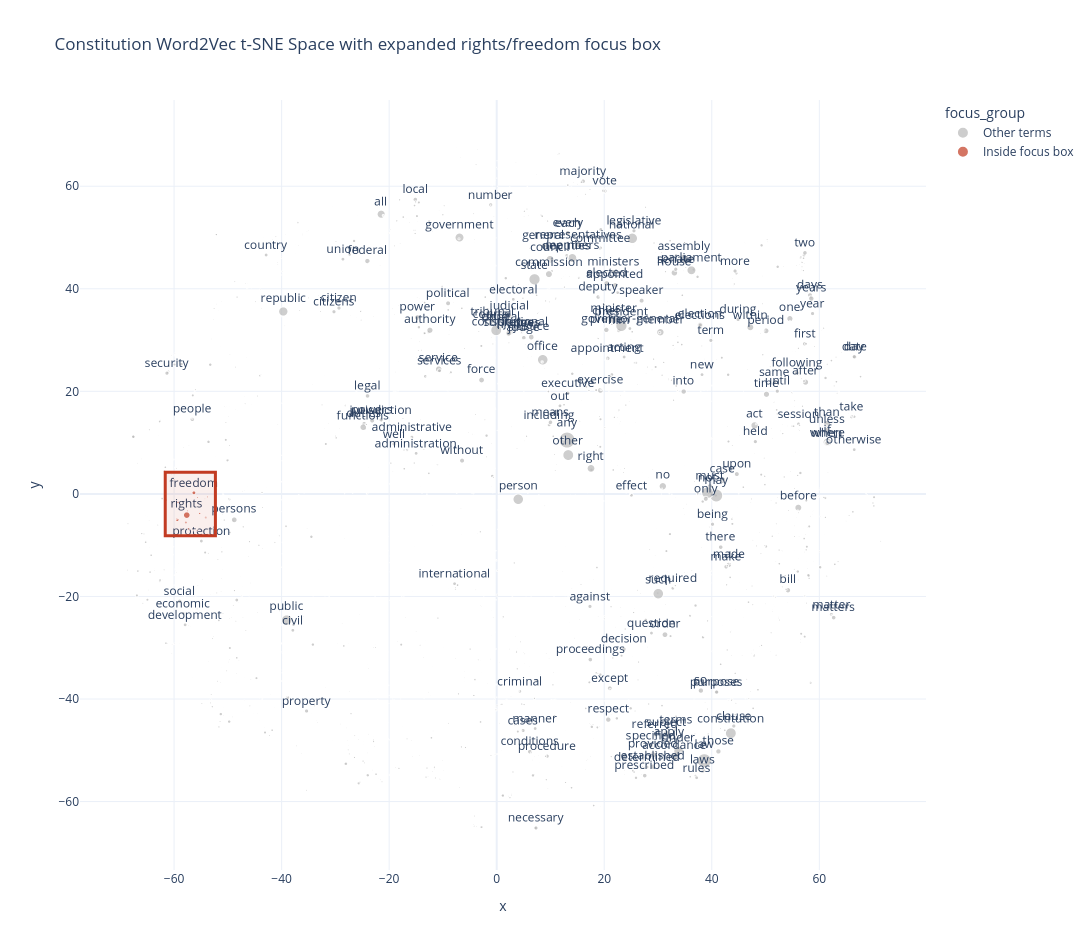
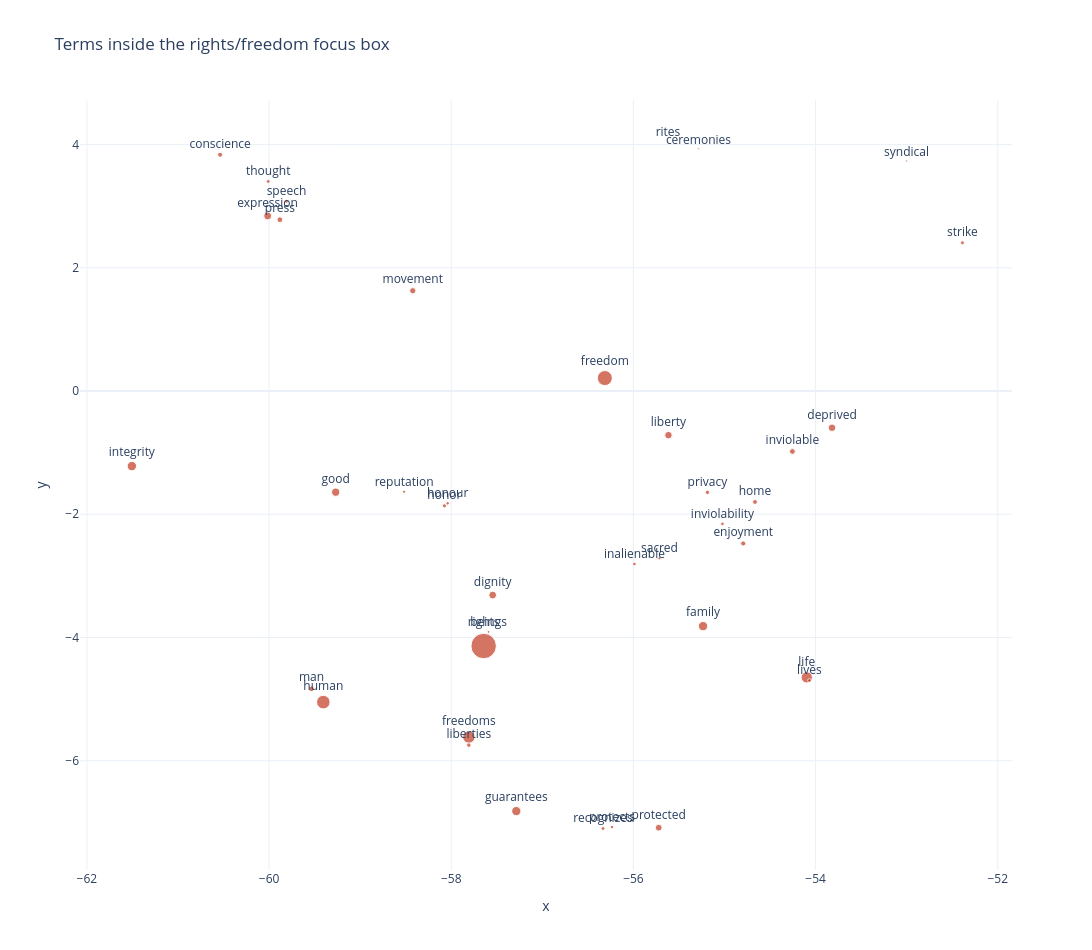

Notebook cell for these charts, in order:
### Markdown cell above
## Plot t-SNE

The t-SNE figure is best read as a semantic neighborhood display rather than an axis-based model summary. The plotted points are terms, not constitutions or articles, so any coloring by metadata has to be joined back in afterward through corpus usage rather than being learned directly by the embedding.

### Code cell
# Plot the full embedding space and highlight the rights/freedom neighborhood.
TSNE_PLOT = VOCAB_W2V_TSNE.reset_index().copy()
TSNE_PLOT['label_term'] = ''
TOP_LABEL_TERMS = TSNE_PLOT.nlargest(175, 'n')['term_str']
TSNE_PLOT.loc[TSNE_PLOT['term_str'].isin(TOP_LABEL_TERMS), 'label_term'] = TSNE_PLOT['term_str']

focus_terms = ['rights', 'freedom']
focus_points = TSNE_PLOT.loc[TSNE_PLOT['term_str'].isin(focus_terms)].copy()
missing_focus = sorted(set(focus_terms) - set(focus_points['term_str']))
W2V_TSNE_FIG = None
W2V_TSNE_FOCUS_FIG = None

if missing_focus:
    print(f'Skipping focus-box plot because these terms are missing from the vocabulary: {missing_focus}')
    fig = px.scatter(
        TSNE_PLOT,
        x='x',
        y='y',
        text='label_term',
        hover_name='term_str',
        hover_data={'n': True, 'df': True, 'i': ':.2f'},
        size='n',
        size_max=16,
        height=950,
        width=1200,
        title='Constitution Word2Vec t-SNE Space'
    )
    fig.update_traces(textposition='top center')
    fig.update_layout(template='plotly_white')
    W2V_TSNE_FIG = fig
    fig.show()
else:
    span_x = max(focus_points['x'].max() - focus_points['x'].min(), 1e-6)
    span_y = max(focus_points['y'].max() - focus_points['y'].min(), 1e-6)
    pad_x = max(span_x * 0.6, 4)
    pad_y = max(span_y * 0.6, 4)
    x0 = focus_points['x'].min() - pad_x
    x1 = focus_points['x'].max() + pad_x
    y0 = focus_points['y'].min() - pad_y
    y1 = focus_points['y'].max() + pad_y

    in_focus_box = TSNE_PLOT['x'].between(x0, x1) & TSNE_PLOT['y'].between(y0, y1)
    TSNE_PLOT['focus_group'] = 'Other terms'
    TSNE_PLOT.loc[in_focus_box, 'focus_group'] = 'Inside focus box'

    fig = px.scatter(
        TSNE_PLOT,
        x='x',
        y='y',
        color='focus_group',
        color_discrete_map={'Other terms': '#b8b8b8', 'Inside focus box': '#c23b22'},
        text='label_term',
        hover_name='term_str',
        hover_data={'n': True, 'df': True, 'i': ':.2f', 'focus_group': False},
        size='n',
        size_max=16,
        height=950,
        width=1200,
        title='Constitution Word2Vec t-SNE Space with expanded rights/freedom focus box'
    )
    fig.add_shape(
        type='rect',
        x0=x0,
        x1=x1,
        y0=y0,
        y1=y1,
        line=dict(color='#c23b22', width=3),
        fillcolor='rgba(194, 59, 34, 0.08)'
    )
    fig.update_traces(textposition='top center')
    fig.update_layout(template='plotly_white')
    W2V_TSNE_FIG = fig
    fig.show()

    focus_only = TSNE_PLOT.loc[in_focus_box].copy()
    focus_only['focus_label'] = focus_only['term_str']

    fig_focus_only = px.scatter(
        focus_only,
        x='x',
        y='y',
        text='focus_label',
        hover_name='term_str',
        hover_data={'n': True, 'df': True, 'i': ':.2f'},
        size='n',
        size_max=18,
        height=950,
        width=1200,
        title='Terms inside the rights/freedom focus box'
    )
    fig_focus_only.update_traces(marker=dict(color='#c23b22'), textposition='top center')
    fig_focus_only.update_layout(template='plotly_white')
    W2V_TSNE_FOCUS_FIG = fig_focus_only
    fig_focus_only.show()

### Figure 1 — Plotly figure (JSON) as saved in the notebook; plotly's stock layout.template omitted (floating-point values rounded to 4 significant figures; data arrays with more than 128 entries replaced by an {"elided": "..."} marker saying what was removed)
{"data": [{"customdata": {"elided": "5583x4 mixed values"}, "hovertemplate": "<b>%{hovertext}</b><br><br>x=%{x}<br>y=%{y}<br>n=%{customdata[0]}<br>label_term=%{text}<br>df=%{customdata[1]}<br>i=%{customdata[2]:.2f}<extra></extra>", "hovertext": {"elided": "5583 str values"}, "legendgroup": "Other terms", "marker": {"color": "#b8b8b8", "size": {"elided": "5583 int values"}, "sizemode": "area", "sizeref": 144.4, "symbol": "circle"}, "mode": "markers+text", "name": "Other terms", "showlegend": true, "text": {"elided": "5583 str values"}, "textposition": "top center", "type": "scattergl", "x": {"elided": "5583 float values"}, "xaxis": "x", "y": {"elided": "5583 float values"}, "yaxis": "y"}, {"customdata": {"elided": "39x4 mixed values"}, "hovertemplate": "<b>%{hovertext}</b><br><br>x=%{x}<br>y=%{y}<br>n=%{customdata[0]}<br>label_term=%{text}<br>df=%{customdata[1]}<br>i=%{customdata[2]:.2f}<extra></extra>", "hovertext": ["beings", "ceremonies", "conscience", "deprived", "dignity", "enjoyment", "expression", "family", "freedom", "freedoms", "good", "guarantees", "home", "honor", "honour", "human", "inalienable", "integrity", "inviolability", "inviolable", "liberties", "liberty", "life", "lives", "man", "movement", "press", "privacy", "protected", "protects", "recognizes", "reputation", "rights", "rites", "sacred", "speech", "strike", "syndical", "thought"], "legendgroup": "Inside focus box", "marker": {"color": "#c23b22", "size": [73, 36, 254, 569, 614, 267, 641, 883, 2295, 1553, 701, 867, 243, 176, 125, 1860, 131, 894, 134, 341, 211, 576, 1278, 133, 317, 400, 338, 187, 467, 121, 156, 101, 6563, 31, 104, 147, 158, 43, 146], "sizemode": "area", "sizeref": 144.4, "symbol": "circle"}, "mode": "markers+text", "name": "Inside focus box", "showlegend": true, "text": ["", "", "", "", "", "", "", "", "freedom", "", "", "", "", "", "", "", "", "", "", "", "", "", "", "", "", "", "", "", "", "", "", "", "rights", "", "", "", "", "", ""], "textposition": "top center", "type": "scattergl", "x": [-57.59, -55.29, -60.54, -53.82, -57.55, -54.79, -60.02, -55.24, -56.31, -57.81, -59.27, -57.29, -54.67, -58.08, -58.04, -59.4, -55.99, -61.51, -55.02, -54.25, -57.81, -55.62, -54.1, -54.07, -59.53, -58.42, -59.88, -55.19, -55.72, -56.23, -56.33, -58.52, -57.64, -55.62, -55.71, -59.81, -52.39, -53.0, -60.01], "xaxis": "x", "y": [-3.91, 3.933, 3.834, -0.5956, -3.312, -2.474, 2.842, -3.816, 0.2105, -5.617, -1.642, -6.818, -1.801, -1.864, -1.823, -5.049, -2.809, -1.218, -2.156, -0.981, -5.747, -0.7163, -4.648, -4.698, -4.833, 1.628, 2.781, -1.645, -7.088, -7.078, -7.101, -1.635, -4.139, 4.05, -2.713, 3.078, 2.406, 3.732, 3.402], "yaxis": "y"}], "layout": {"height": 950, "legend": {"itemsizing": "constant", "title": {"text": "focus_group"}, "tracegroupgap": 0}, "shapes": [{"fillcolor": "rgba(194, 59, 34, 0.08)", "line": {"color": "#c23b22", "width": 3}, "type": "rect", "x0": -61.64, "x1": -52.31, "y0": -8.139, "y1": 4.21}], "title": {"text": "Constitution Word2Vec t-SNE Space with expanded rights/freedom focus box"}, "width": 1200, "xaxis": {"anchor": "y", "domain": [0, 1], "title": {"text": "x"}}, "yaxis": {"anchor": "x", "domain": [0, 1], "title": {"text": "y"}}}}

### Figure 2 — Plotly figure (JSON) as saved in the notebook; plotly's stock layout.template omitted (floating-point values rounded to 4 significant figures)
{"data": [{"customdata": [[73.0, 62.0, 15.68], [36.0, 27.0, 16.7], [254.0, 133.0, 13.88], [569.0, 165.0, 12.72], [614.0, 157.0, 12.61], [267.0, 89.0, 13.81], [641.0, 166.0, 12.55], [883.0, 178.0, 12.09], [2295.0, 190.0, 10.71], [1553.0, 145.0, 11.27], [701.0, 159.0, 12.42], [867.0, 121.0, 12.11], [243.0, 111.0, 13.95], [176.0, 71.0, 14.41], [125.0, 55.0, 14.91], [1860.0, 173.0, 11.01], [131.0, 82.0, 14.84], [894.0, 157.0, 12.07], [134.0, 69.0, 14.81], [341.0, 122.0, 13.46], [211.0, 48.0, 14.15], [576.0, 151.0, 12.7], [1278.0, 186.0, 11.55], [133.0, 76.0, 14.82], [317.0, 99.0, 13.56], [400.0, 112.0, 13.23], [338.0, 119.0, 13.47], [187.0, 101.0, 14.33], [467.0, 139.0, 13.01], [121.0, 57.0, 14.95], [156.0, 48.0, 14.59], [101.0, 65.0, 15.21], [6563.0, 192.0, 9.192], [31.0, 25.0, 16.92], [104.0, 63.0, 15.17], [147.0, 88.0, 14.67], [158.0, 97.0, 14.57], [43.0, 20.0, 16.45], [146.0, 106.0, 14.68]], "hovertemplate": "<b>%{hovertext}</b><br><br>x=%{x}<br>y=%{y}<br>n=%{customdata[0]}<br>focus_label=%{text}<br>df=%{customdata[1]}<br>i=%{customdata[2]:.2f}<extra></extra>", "hovertext": ["beings", "ceremonies", "conscience", "deprived", "dignity", "enjoyment", "expression", "family", "freedom", "freedoms", "good", "guarantees", "home", "honor", "honour", "human", "inalienable", "integrity", "inviolability", "inviolable", "liberties", "liberty", "life", "lives", "man", "movement", "press", "privacy", "protected", "protects", "recognizes", "reputation", "rights", "rites", "sacred", "speech", "strike", "syndical", "thought"], "legendgroup": "", "marker": {"color": "#c23b22", "size": [73, 36, 254, 569, 614, 267, 641, 883, 2295, 1553, 701, 867, 243, 176, 125, 1860, 131, 894, 134, 341, 211, 576, 1278, 133, 317, 400, 338, 187, 467, 121, 156, 101, 6563, 31, 104, 147, 158, 43, 146], "sizemode": "area", "sizeref": 20.26, "symbol": "circle"}, "mode": "markers+text", "name": "", "orientation": "v", "showlegend": false, "text": ["beings", "ceremonies", "conscience", "deprived", "dignity", "enjoyment", "expression", "family", "freedom", "freedoms", "good", "guarantees", "home", "honor", "honour", "human", "inalienable", "integrity", "inviolability", "inviolable", "liberties", "liberty", "life", "lives", "man", "movement", "press", "privacy", "protected", "protects", "recognizes", "reputation", "rights", "rites", "sacred", "speech", "strike", "syndical", "thought"], "textposition": "top center", "type": "scatter", "x": [-57.59, -55.29, -60.54, -53.82, -57.55, -54.79, -60.02, -55.24, -56.31, -57.81, -59.27, -57.29, -54.67, -58.08, -58.04, -59.4, -55.99, -61.51, -55.02, -54.25, -57.81, -55.62, -54.1, -54.07, -59.53, -58.42, -59.88, -55.19, -55.72, -56.23, -56.33, -58.52, -57.64, -55.62, -55.71, -59.81, -52.39, -53.0, -60.01], "xaxis": "x", "y": [-3.91, 3.933, 3.834, -0.5956, -3.312, -2.474, 2.842, -3.816, 0.2105, -5.617, -1.642, -6.818, -1.801, -1.864, -1.823, -5.049, -2.809, -1.218, -2.156, -0.981, -5.747, -0.7163, -4.648, -4.698, -4.833, 1.628, 2.781, -1.645, -7.088, -7.078, -7.101, -1.635, -4.139, 4.05, -2.713, 3.078, 2.406, 3.732, 3.402], "yaxis": "y"}], "layout": {"height": 950, "legend": {"itemsizing": "constant", "tracegroupgap": 0}, "title": {"text": "Terms inside the rights/freedom focus box"}, "width": 1200, "xaxis": {"anchor": "y", "domain": [0, 1], "title": {"text": "x"}}, "yaxis": {"anchor": "x", "domain": [0, 1], "title": {"text": "y"}}}}
